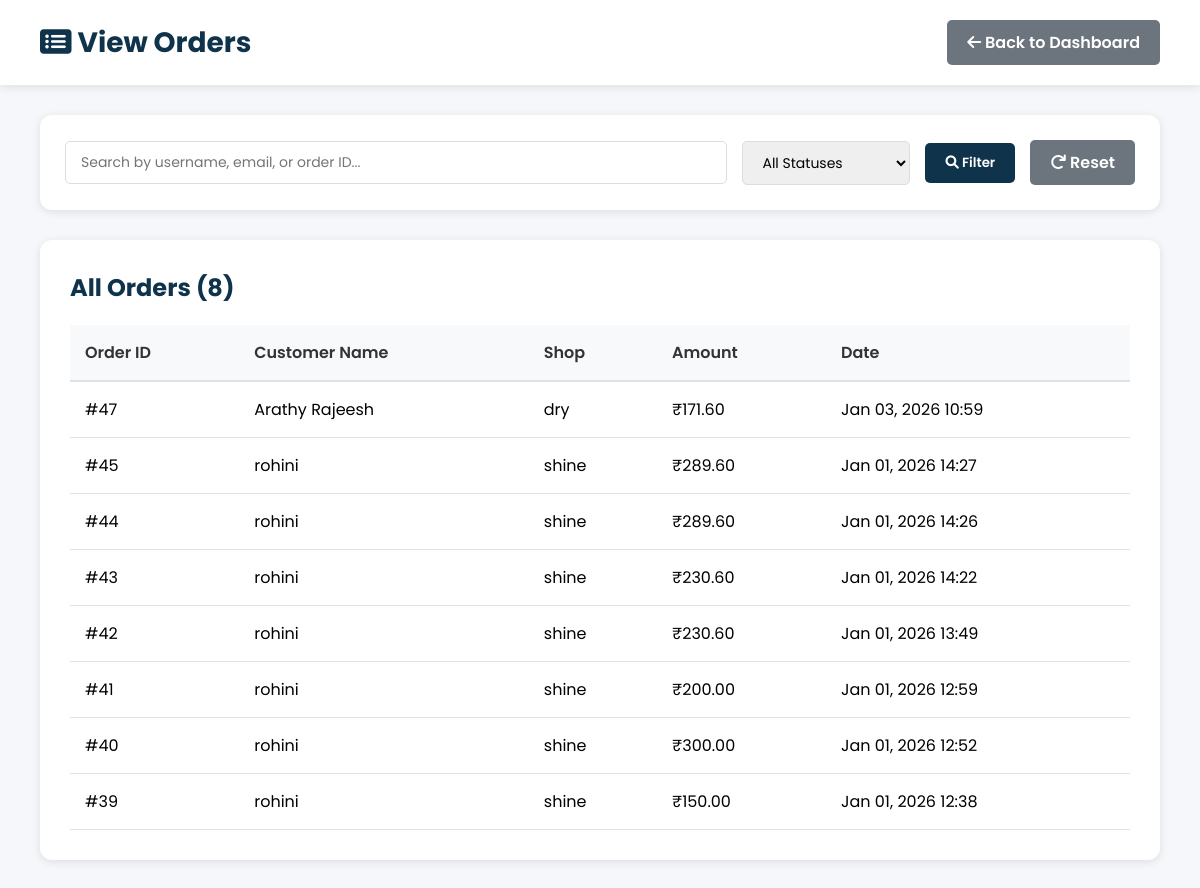
The app's page /admin-panel/orders/ (signed in) with its own data.
### shop/models.py (models this page shows, shortened)
class Order(models.Model):
    STATUS_CHOICES = [
        ('Pending', 'Pending'),
        ('Pickup', 'Pickup'),
        ('Washing', 'Washing'),
        ('Drying', 'Drying'),
        ('Ironing', 'Ironing'),
        ('Ready', 'Ready for Pickup'),
        ('Completed', 'Completed'),
    ]
    PAYMENT_CHOICES = [
        ('Pending', 'Pending'),
        ('Completed', 'Completed'),
    ]
    user = models.ForeignKey(User, on_delete=models.CASCADE)
    shop = models.ForeignKey(LaundryShop, on_delete=models.CASCADE)
    branch = models.ForeignKey(Branch, on_delete=models.CASCADE, blank=True, null=True)
    base_amount = models.DecimalField(max_digits=10, decimal_places=2, default=0)
    platform_fee = models.DecimalField(max_digits=10, decimal_places=2, default=0)
    delivery_fee = models.DecimalField(max_digits=10, decimal_places=2, default=0)
    gst_amount = models.DecimalField(max_digits=10, decimal_places=2, default=0)
    amount = models.DecimalField(
        max_digits=10,
        decimal_places=2,
        help_text="Final payable amount (base + fees + GST)"
    )
    cloth_status = models.CharField(
        max_length=20,
        choices=STATUS_CHOICES,
        default='Pending'
    )
    payment_status = models.CharField(
        max_length=20,
        choices=PAYMENT_CHOICES,
        default='Pending'
    )
    pickup_date = models.DateTimeField(blank=True, null=True)
    delivery_date = models.DateTimeField(blank=True, null=True)
    delivery_name = models.CharField(max_length=100, blank=True)
    delivery_address = models.TextField(blank=True)
    delivery_phone = models.CharField(max_length=15, blank=True)
    special_instructions = models.TextField(blank=True)
    created_at = models.DateTimeField(default=timezone.now)
    delay_notified = models.BooleanField(default=False)
    thank_you_sent = models.BooleanField(default=False)
    razorpay_payment_id = models.CharField(max_length=100, blank=True, null=True)
    razorpay_order_id = models.CharField(max_length=100, blank=True, null=True)

class LaundryShop(models.Model):
    name = models.CharField(max_length=100, unique=True)
    email = models.EmailField(unique=True)
    password = models.CharField(max_length=128, blank=True)
    address = models.TextField(blank=True)
    phone = models.CharField(max_length=15, blank=True)
    city = models.CharField(max_length=100, blank=True)
    latitude = models.FloatField(blank=True, null=True)
    longitude = models.FloatField(blank=True, null=True)
    is_approved = models.BooleanField(default=False)
    is_open = models.BooleanField(default=True)
    created_at = models.DateTimeField(default=timezone.now)
    razorpay_account_id = models.CharField(
        max_length=100,
        blank=True,
        null=True,
        help_text="Razorpay Account ID for marketplace payments"
    )
    razorpay_key_id = models.CharField(
        max_length=100,
        blank=True,
        null=True,
        help_text="Razorpay Key ID for shop payments"
    )
    razorpay_key_secret = models.CharField(
        max_length=100,
        blank=True,
        null=True,
        help_text="Razorpay Key Secret for shop payments"
    )
    bank_account_holder_name = models.CharField(
        max_length=100,
        blank=True,
        null=True,
        help_text="Account holder name as per bank records"
    )
    bank_account_number = models.CharField(
        max_length=50,
        blank=True,
        null=True,
        help_text="Bank account number"
    )
    bank_ifsc_code = models.CharField(
        max_length=11,
        blank=True,
        null=True,
        help_text="IFSC code (e.g., HDFC0001234)"
    )
    bank_name = models.CharField(
        max_length=100,
        blank=True,
        null=True,
        help_text="Bank name (e.g., HDFC Bank, SBI)"
    )
    bank_branch = models.CharField(
        max_length=100,
        blank=True,
        null=True,
        help_text="Bank branch name"
    )
    bank_account_type = models.CharField(
        max_length=20,
        choices=[
            ('Savings', 'Savings'),
            ('Current', 'Current'),
        ],
        blank=True,
        null=True,
        help_text="Type of bank account"
    )

### shop/views.py (the view)
# urls.py: path("admin-panel/orders/", views.admin_orders, name="admin_orders"),
@login_required
@user_passes_test(is_staff_user, login_url='login')
def admin_orders(request):
    status_filter = request.GET.get('status', '')
    search_query = request.GET.get('search', '')
    orders = Order.objects.select_related('user', 'shop').order_by('-created_at')
    if status_filter:
        orders = orders.filter(cloth_status=status_filter)
    if search_query:
        orders = orders.filter(
            Q(user__username__icontains=search_query) |
            Q(user__email__icontains=search_query) |
            Q(id__icontains=search_query)
        )
    approved_shops = LaundryShop.objects.filter(is_approved=True)
    orders = orders.filter(shop__is_approved=True)
    context = {
        'orders': orders,
        'status_choices': Order.STATUS_CHOICES,
        'current_status': status_filter,
        'search_query': search_query,
        'all_shops': approved_shops,  # Only approved shops for reassignment
    }
    return render(request, 'admin_orders.html', context)

### shop/views.py (called while the page is built)
def is_staff_user(user):
    return user.is_authenticated and (user.is_staff or user.is_superuser)

### shop/templates/admin_orders.html (shortened to what this page needs)
{% load static %}
<!DOCTYPE html>
<html lang="en">
<head>
    <link rel="stylesheet" href="https://cdnjs.cloudflare.com/ajax/libs/font-awesome/6.0.0-beta3/css/all.min.css">
</head>
<body>
    <div class="admin-header">
        <h1><i class="fas fa-list-alt"></i> {% if title %}{{ title }}{% else %}View Orders{% endif %}</h1>
        <div>
            <a href="{% url 'admin_dashboard' %}" class="btn btn-secondary">
                <i class="fas fa-arrow-left"></i> Back to Dashboard
            </a>
        </div>
    </div>
    <div class="admin-container">
        <div class="filters">
            <form method="get" style="display: flex; gap: 15px; flex-wrap: wrap; width: 100%; align-items: center;">
                <input type="text" name="search" placeholder="Search by username, email, or order ID..." value="{{ search_query }}">
                <select name="status">
                    <option value="">All Statuses</option>
                </select>
                <button type="submit" class="btn btn-primary">
                    <i class="fas fa-search"></i> Filter
                </button>
                <a href="{% url 'admin_orders' %}" class="btn btn-secondary">
                    <i class="fas fa-redo"></i> Reset
                </a>
            </form>
        </div>
        <div class="dashboard-section">
            <h2 style="margin-bottom: 20px; color: var(--primary-color);">
                {% if title %}{{ title }}{% else %}All Orders{% endif %} ({{ orders.count }})
            </h2>
            {% if orders %}
            <table class="data-table">
                <thead>
                    <tr>
                        <th>Order ID</th>
                        <th>Customer Name</th>
                        <th>Shop</th>
                        <th>Amount</th>
                        <th>Date</th>
                    </tr>
                </thead>
                <tbody>
                    {% for order in orders %}
                    <tr>
                        <td>#{{ order.id }}</td>
                        <td>{{ order.user.get_full_name|default:order.user.username }}</td>
                        <td>{{ order.shop.name|default:"N/A" }}</td>
                        <td>₹{{ order.amount|floatformat:2 }}</td>
                        <td>{{ order.created_at|date:"M d, Y H:i" }}</td>
                    </tr>
                    {% endfor %}
                </tbody>
            </table>
            {% else %}
            <div style="text-align: center; padding: 40px; color: #999;">
                <i class="fas fa-inbox" style="font-size: 48px; margin-bottom: 15px; opacity: 0.5;"></i>
                <p>No orders found</p>
            </div>
            {% endif %}
        </div>
    </div>
</body>
</html>

### shop/templates/admin_orders.html (style rules this page uses)
* { margin: 0; padding: 0; font-family: "Poppins", sans-serif; box-sizing: border-box; }
body { background: #f5f7fa; }
:root { --primary-color: #0f334bff; --accent-color: #2ecc71; }
.admin-header { background: white; padding: 20px 40px; box-shadow: 0 2px 10px rgba(0,0,0,0.1); display: flex; justify-content: space-between; align-items: center; }
.admin-header h1 { color: var(--primary-color); font-size: 28px; }
.btn { padding: 10px 20px; border-radius: 5px; text-decoration: none; font-weight: 600; transition: all 0.3s; border: none; cursor: pointer; display: inline-block; }
.btn-primary { background: var(--primary-color); color: white; }
.btn-secondary { background: #6c757d; color: white; }
.admin-container { max-width: 1400px; margin: 0 auto; padding: 30px 40px; }
.filters { background: white; padding: 25px; border-radius: 12px; box-shadow: 0 2px 10px rgba(0,0,0,0.1); margin-bottom: 30px; display: flex; gap: 15px; flex-wrap: wrap; align-items: center; }
.filters input, .filters select { padding: 10px 15px; border: 1px solid #ddd; border-radius: 5px; font-size: 14px; }
.filters input { flex: 1; min-width: 200px; }
.dashboard-section { background: white; padding: 30px; border-radius: 12px; box-shadow: 0 2px 10px rgba(0,0,0,0.1); }
.data-table { width: 100%; border-collapse: collapse; margin-top: 20px; }
.data-table thead { background: #f8f9fa; }
.data-table th { padding: 15px; text-align: left; font-weight: 600; color: #333; border-bottom: 2px solid #dee2e6; }
.data-table td { padding: 15px; border-bottom: 1px solid #dee2e6; }

### records on screen
Order: id "47", user.get_full_name "Arathy Rajeesh", shop.name "dry", amount "171.60", created_at "Jan 03, 2026 10:59"
Order: id "45", user.get_full_name "rohini", shop.name "shine", amount "289.60", created_at "Jan 01, 2026 14:27"
Order: id "44", user.get_full_name "rohini", shop.name "shine", amount "289.60", created_at "Jan 01, 2026 14:26"
Order: id "43", user.get_full_name "rohini", shop.name "shine", amount "230.60", created_at "Jan 01, 2026 14:22"
Order: id "42", user.get_full_name "rohini", shop.name "shine", amount "230.60", created_at "Jan 01, 2026 13:49"
Order: id "41", user.get_full_name "rohini", shop.name "shine", amount "200.00", created_at "Jan 01, 2026 12:59"
Order: id "40", user.get_full_name "rohini", shop.name "shine", amount "300.00", created_at "Jan 01, 2026 12:52"
Order: id "39", user.get_full_name "rohini", shop.name "shine", amount "150.00", created_at "Jan 01, 2026 12:38"

### other values on screen
{{ orders.count }} "8"
